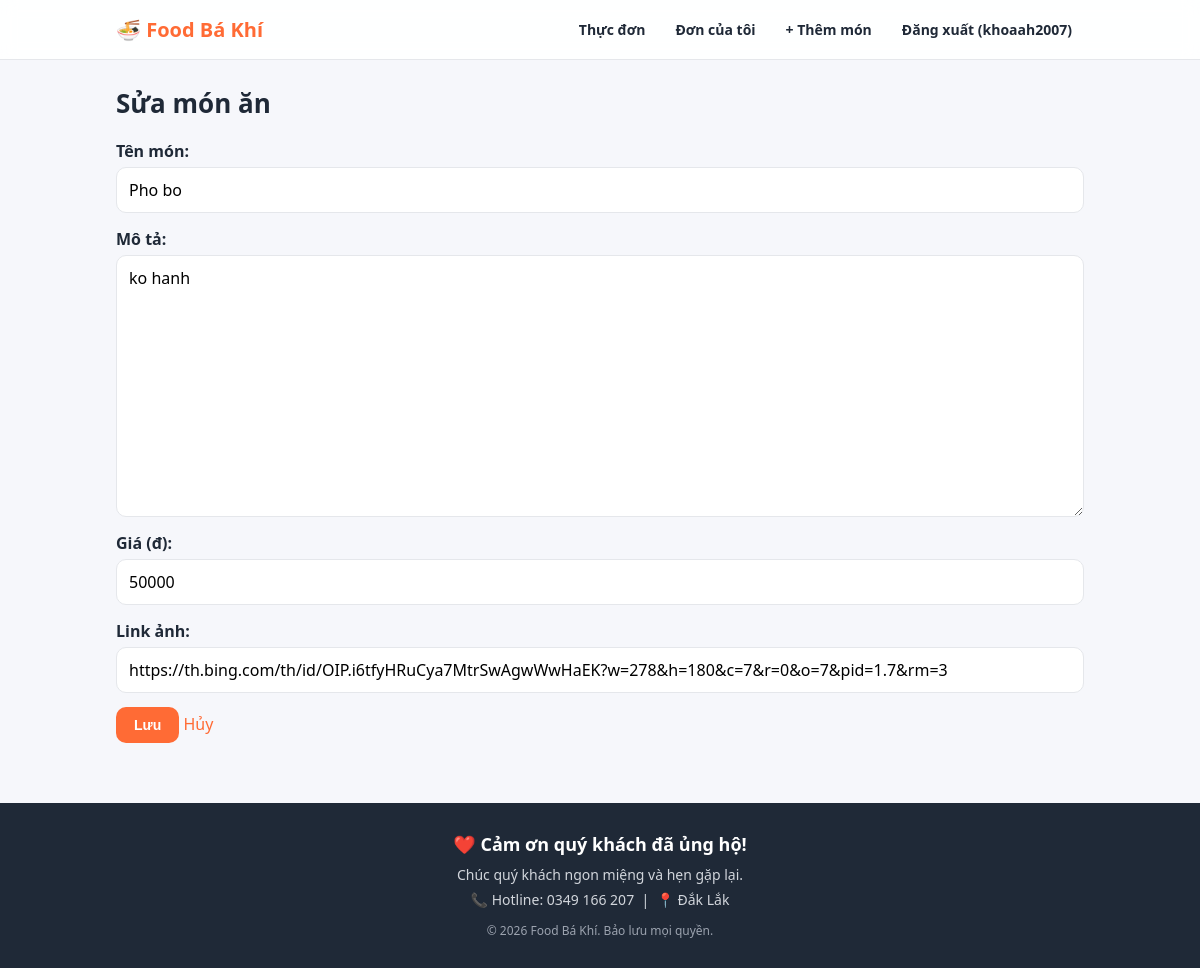
The page /shop/foods/2/edit/ (signed in) on the database its author committed.
### shop/models.py (models this page shows, shortened)
class Food(models.Model):
    name = models.CharField("Tên món", max_length=100)
    description = models.TextField("Mô tả", blank=True)
    price = models.DecimalField("Giá (đ)", max_digits=10, decimal_places=0)
    image_url = models.URLField("Link ảnh", blank=True)
    created_at = models.DateTimeField(auto_now_add=True)

### shop/views.py (the view)
# urls.py: path('foods/<int:pk>/edit/', views.food_update, name='food_update'),
@login_required
@staff_only
def food_update(request, pk):
    food = get_object_or_404(Food, pk=pk)
    form = FoodForm(request.POST or None, instance=food)
    if form.is_valid():
        form.save()
        messages.success(request, "Đã cập nhật món.")
        return redirect('food_detail', pk=food.pk)
    return render(request, 'shop/food_form.html',
                  {'form': form, 'title': 'Sửa món ăn'})

### shop/forms.py
class FoodForm(forms.ModelForm):
    class Meta:
        model = Food
        fields = ['name', 'description', 'price', 'image_url']

### shop/templates/shop/food_form.html (shortened to what this page needs)
{% extends 'shop/base.html' %}
{% block content %}
<h2>{{ title }}</h2>
<form method="post">
  {{ form.as_p }}
  <button type="submit">Lưu</button>
  <a href="{% url 'food_list' %}">Hủy</a>
</form>
{% endblock %}

### shop/templates/shop/base.html (shortened to what this page needs)
<!DOCTYPE html>
<html lang="vi">
<head>
</head>
<body>
  <nav>
    <div class="nav-inner">
      <a class="brand" href="{% url 'food_list' %}">🍜 Food Bá Khí</a>
      <div class="nav-links">
        <a href="{% url 'food_list' %}">Thực đơn</a>
        {% if user.is_authenticated %}
          <a href="{% url 'my_orders' %}">Đơn của tôi</a>
          {% if user.is_staff %}<a href="{% url 'food_create' %}">+ Thêm món</a>{% endif %}
          <a href="{% url 'logout' %}">Đăng xuất ({{ user.username }})</a>
        {% else %}
          <a href="{% url 'login' %}">Đăng nhập</a>
          <a class="btn btn-sm" href="{% url 'register' %}" style="color:#fff">Đăng ký</a>
        {% endif %}
      </div>
    </div>
  </nav>
  <main>
    {% block content %}{% endblock %}
  </main>
  <footer>
    <div class="thanks">❤️ Cảm ơn quý khách đã ủng hộ!</div>
    <p>Chúc quý khách ngon miệng và hẹn gặp lại.</p>
    <p>📞 Hotline: 0349 166 207 &nbsp;|&nbsp; 📍 Đắk Lắk</p>
    <div class="copy">&copy; 2026 Food Bá Khí. Bảo lưu mọi quyền.</div>
  </footer>
</body>
</html>

### shop/templates/shop/base.html (style rules this page uses)
:root { --primary: #ff6b35; --primary-dark: #e5551f; --bg: #f6f7fb; --card: #ffffff; --text: #1f2937; --muted: #6b7280; --border: #e5e7eb; --radius: 14px; --shadow: 0 4px 16px rgba(0,0,0,.07); }
* { box-sizing: border-box; }
body { margin: 0; background: var(--bg); color: var(--text); font-family: system-ui, -apple-system, "Segoe UI", Roboto, sans-serif; line-height: 1.5; min-height: 100vh; display: flex; flex-direction: column; }
a { color: var(--primary); text-decoration: none; }
nav { position: sticky; top: 0; z-index: 10; background: rgba(255,255,255,.9); backdrop-filter: blur(8px); border-bottom: 1px solid var(--border); }
.nav-inner { max-width: 1000px; margin: 0 auto; padding: 12px 16px; display: flex; align-items: center; gap: 18px; flex-wrap: wrap; }
.brand { font-size: 20px; font-weight: 800; color: var(--primary); }
.nav-links { display: flex; gap: 6px; flex-wrap: wrap; margin-left: auto; align-items: center; }
.nav-links a { color: var(--text); padding: 7px 12px; border-radius: 999px; font-weight: 600; font-size: 14px; }
main { width: 100%; max-width: 1000px; margin: 0 auto; padding: 24px 16px 60px; flex: 1; }
h2 { margin: 0 0 16px; font-size: 26px; }
button, .btn { display: inline-block; cursor: pointer; border: none; background: var(--primary); color: #fff; font-weight: 700; font-size: 14px; padding: 10px 18px; border-radius: 10px; transition: .15s; }
input, select, textarea { font: inherit; padding: 10px 12px; border: 1.5px solid var(--border); border-radius: 10px; background: #fff; max-width: 100%; }
form p { display: flex; flex-direction: column; gap: 4px; margin: 0 0 14px; font-weight: 600; }
form p input, form p textarea { font-weight: 400; }
footer { background: #1f2937; color: #d1d5db; text-align: center; padding: 28px 16px; }
footer .thanks { font-size: 18px; font-weight: 700; color: #fff; margin-bottom: 6px; }
footer p { margin: 4px 0; font-size: 14px; }
footer .copy { margin-top: 12px; font-size: 12px; color: #9ca3af; }

### rows shown on the page
Food: name "Pho bo", description "ko hanh", price "50000", image_url "https://th.bing.com/th/id/OIP.i6tfyHRuCya7MtrSwAgwWwHaEK?w=278&h=180&c=7&r=0&o=7&pid=1.7&rm=3"

### other values the page prints
{{ user.username }} "khoaah2007"
{{ title }} "Sửa món ăn"
